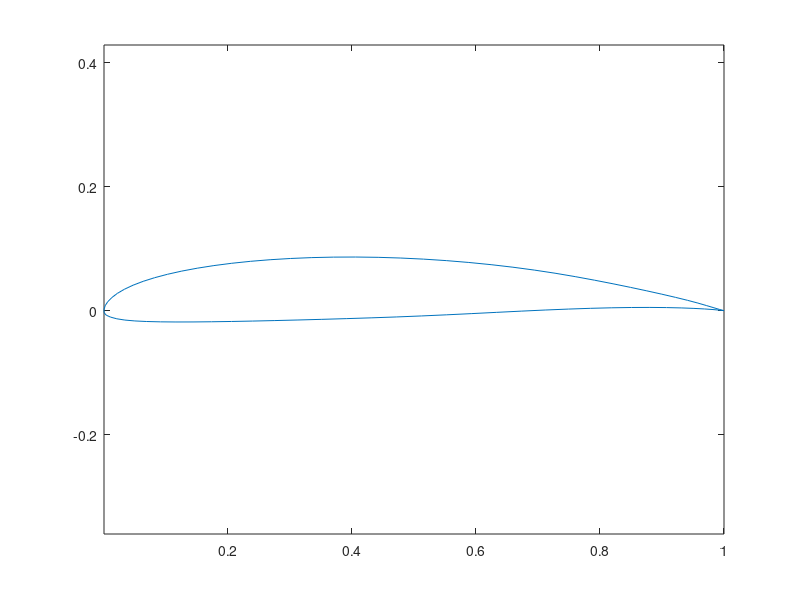
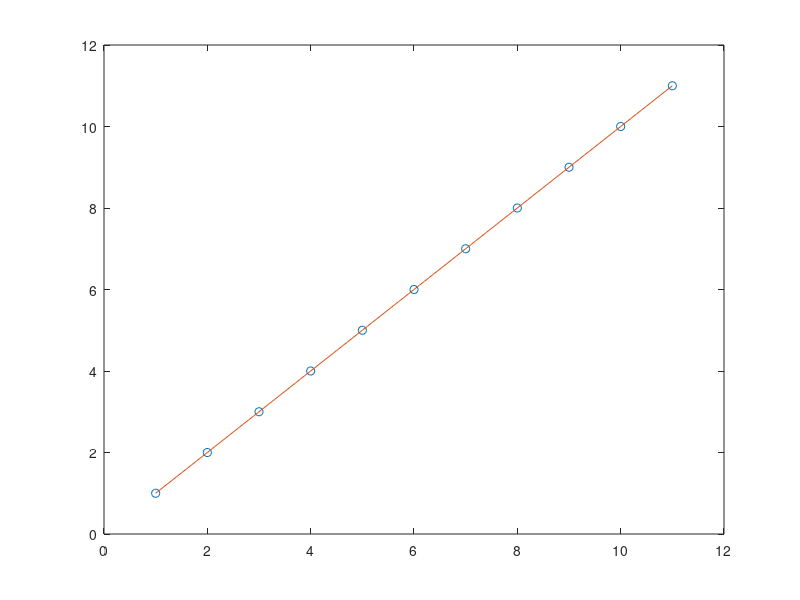

The MATLAB source for these figures, in order: (Note: this script raises an error after producing the figures.)
%Script for calculating stresses on a wind turbine

clear
clc
close all

%Define points of turbine (all units in meters and kg and m/s)
points(1:11,1) = 1:11;

%area calculation
aerofoilDefinition = fopen('sg6042.txt', 'r');   %change text to load different set of points
fscanf(aerofoilDefinition,'%c %c %c',3);  %read first line + discard (just header titles)
aeroFoilPoints = fscanf(aerofoilDefinition, '%f %f %f', [3,Inf]);
aeroFoilPoints(3,:) = [];

plot(aeroFoilPoints(1,:),aeroFoilPoints(2,:));
axis equal
figure


points(1:11,2) = 1:11;


density = 945;
TSR=6; %tip speed ratio
R=0.55;
v=12; 
angVel = TSR*v/R; %v= air velocity, R= radius
accuracy = 0.1;

betterPoints(:,1) = points(1,1):accuracy:points(end,1);
%spline interpolation of points
betterPoints(:,2) = spline(points(:,1), points(:,2), betterPoints(:,1));
plot(points(:,1), points(:,2), 'o', betterPoints(:,1), betterPoints(:,2));
%pass function into integration script
centIntFuncHandle = @centIntFunc;
centResult = simpsonInt(1, 11, points, centIntFuncHandle);
centResult = centResult * density * angVel^2;
fprintf('final centrifigual force is %2.2f \n', centResult)


%function for calculating centrifugal force at each dx
function vol = centIntFunc(points)
    vol = points(:,1) .* points(:,2);
end


%remember to devide by area at root to get stress
